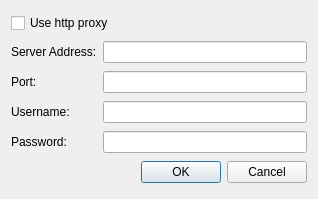
<?xml version="1.0" encoding="UTF-8"?>
<ui version="4.0">
 <class>ProxySettings</class>
 <widget class="QDialog" name="ProxySettings">
  <property name="geometry">
   <rect>
    <x>0</x>
    <y>0</y>
    <width>318</width>
    <height>199</height>
   </rect>
  </property>
  <property name="windowTitle">
   <string>Dialog</string>
  </property>
  <layout class="QGridLayout" name="gridLayout">
   <item row="0" column="0" colspan="2">
    <widget class="QCheckBox" name="proxyCheckBox">
     <property name="text">
      <string>Use http proxy</string>
     </property>
    </widget>
   </item>
   <item row="1" column="0">
    <widget class="QLabel" name="serverAddressLabel">
     <property name="text">
      <string>Server Address:</string>
     </property>
    </widget>
   </item>
   <item row="1" column="1">
    <widget class="QLineEdit" name="proxyServerEdit"/>
   </item>
   <item row="2" column="0">
    <widget class="QLabel" name="label">
     <property name="text">
      <string>Port:</string>
     </property>
    </widget>
   </item>
   <item row="2" column="1">
    <widget class="QLineEdit" name="proxyPortEdit"/>
   </item>
   <item row="3" column="0">
    <widget class="QLabel" name="usernameLabel">
     <property name="text">
      <string>Username:</string>
     </property>
    </widget>
   </item>
   <item row="3" column="1">
    <widget class="QLineEdit" name="usernameEdit"/>
   </item>
   <item row="4" column="0">
    <widget class="QLabel" name="passwordLabel">
     <property name="text">
      <string>Password:</string>
     </property>
    </widget>
   </item>
   <item row="4" column="1">
    <widget class="QLineEdit" name="passwordEdit">
     <property name="echoMode">
      <enum>QLineEdit::Password</enum>
     </property>
    </widget>
   </item>
   <item row="5" column="0" colspan="2">
    <widget class="QDialogButtonBox" name="buttonBox">
     <property name="orientation">
      <enum>Qt::Horizontal</enum>
     </property>
     <property name="standardButtons">
      <set>QDialogButtonBox::Cancel|QDialogButtonBox::Ok</set>
     </property>
    </widget>
   </item>
  </layout>
 </widget>
 <resources/>
 <connections>
  <connection>
   <sender>buttonBox</sender>
   <signal>accepted()</signal>
   <receiver>ProxySettings</receiver>
   <slot>accept()</slot>
   <hints>
    <hint type="sourcelabel">
     <x>248</x>
     <y>254</y>
    </hint>
    <hint type="destinationlabel">
     <x>157</x>
     <y>274</y>
    </hint>
   </hints>
  </connection>
  <connection>
   <sender>buttonBox</sender>
   <signal>rejected()</signal>
   <receiver>ProxySettings</receiver>
   <slot>reject()</slot>
   <hints>
    <hint type="sourcelabel">
     <x>316</x>
     <y>260</y>
    </hint>
    <hint type="destinationlabel">
     <x>286</x>
     <y>274</y>
    </hint>
   </hints>
  </connection>
 </connections>
</ui>
